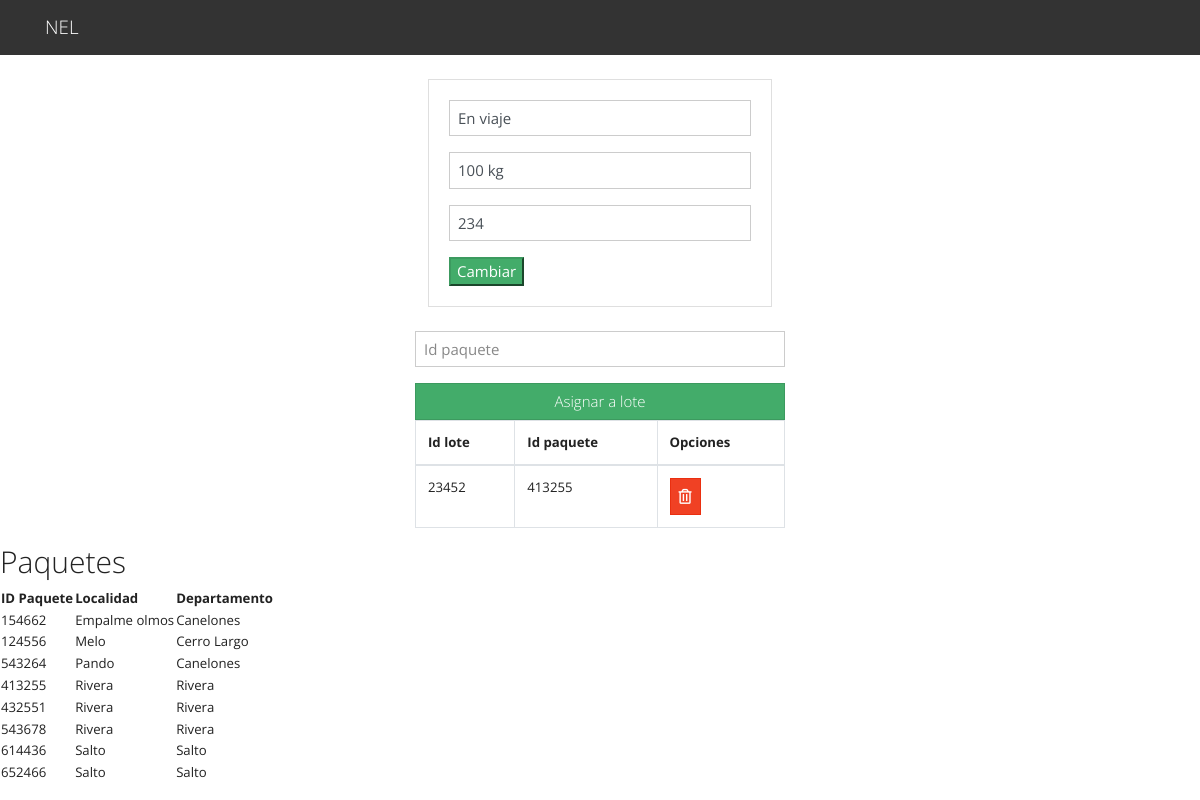
Screenshot of /view/home/edit_lotes.php?id_lote=23452 with the database file from the repository.
### tables this page shows
CREATE TABLE `lote` (
  `id_lote` int(10) NOT NULL,
  `estado` varchar(20) NOT NULL,
  `peso` varchar(20) NOT NULL,
  `almacen_destino` int(10) DEFAULT NULL
);

CREATE TABLE `pertenece` (
  `id_paquete` int(10) NOT NULL,
  `id_lote` int(10) NOT NULL
);

CREATE TABLE `direccion` (
  `id_paquete` int(10) NOT NULL,
  `calle` varchar(20) NOT NULL,
  `numero` int(10) NOT NULL,
  `localidad` varchar(20) NOT NULL
);

CREATE TABLE `localidad` (
  `localidad` varchar(20) NOT NULL,
  `departamento` varchar(20) NOT NULL
);

### view/home/edit_lotes.php (the view, shortened to what this page needs)
<?php
include("config\usersDB.php");
$estado= '';
$peso= '';
$almacen_destino= '';
if  (isset($_GET['id_lote'])) {
  $id_lote = $_GET['id_lote'];
  $query = "SELECT * FROM lote WHERE id_lote=$id_lote";
  $result = mysqli_query($conn, $query);
  if (mysqli_num_rows($result) == 1) {
    $row = mysqli_fetch_array($result);
    $id_lote = $row['id_lote'];
    $estado = $row['estado'];
    $peso = $row['peso'];
    $almacen_destino = $row['almacen_destino'];
  }
}
?>
<?php include('includes\header.php'); ?>
<div class="container p-4">
  <div class="row">
    <div class="col-md-4 mx-auto">
      <div class="card card-body">
      <form action="edit_lotes.php" method="POST">
        <div class="form-group">
          <input name="estado" type="text" class="form-control" value="<?php echo $estado; ?>" placeholder="cambiar estado">
        </div>
        <div class="form-group">
          <input name="peso" type="text" class="form-control" value="<?php echo $peso; ?>" placeholder="cambiar peso">
        </div>
        <div class="form-group">
          <input name="almacen_destino" type="text" class="form-control" value="<?php echo $almacen_destino; ?>" placeholder="cambiar el destino">
        </div>
        <button class="btn-success" name="update">
          Cambiar
</button>
      </form>
      </div>
    </div>
  </div>
</div>
<div class="col-md-4 mx-auto">
        <form action="save_asignar.php" method="POST">
          <div class="form-group">
            <input type="text" name="id_paquete" class="form-control" placeholder="Id paquete" autofocus>
          </div>
          <input type="submit" name="save_asignar" class="btn btn-success btn-block" value="Asignar a lote">
        </form>
      </div>
      <div class="col-md-4 mx-auto">
      <table class="table table-bordered">
        <thead>
          <tr>
            <th>Id lote</th>
            <th>Id paquete</th>
            <th>Opciones</th>
          </tr>
        </thead>
        <tbody>
          <?php
          $queryp = "SELECT id_paquete FROM pertenece WHERE id_lote = $id_lote";
          $result_tasks = mysqli_query($conn, $queryp);
          while ($row = mysqli_fetch_assoc($result_tasks)) {
            ?>
            <tr>
                <td><?php echo $id_lote; ?></td>
                <td><?php echo $row['id_paquete']; ?></td>
                <td>
                    <a href="delete_asignar.php?id_paquete=<?php echo $row['id_paquete']; ?>" class="btn btn-danger">
                        <i class="far fa-trash-alt"></i>
                    </a>
                </td>
            </tr>
          <?php } ?>
        </tbody>
      </table>
    </div>
<?php
$queryDireccion = "SELECT D.id_paquete, D.localidad, L.departamento
FROM Direccion AS D
INNER JOIN Localidad AS L ON D.localidad = L.localidad;";
$resultDireccion = mysqli_query($conn, $queryDireccion);
?>
<div>
  <h2>Paquetes</h2>
  <table>
    <thead>
      <tr>
        <th>ID Paquete</th>
        <th>Localidad</th>
        <th>Departamento</th>
      </tr>
    </thead>
    <tbody>
      <?php
      while ($row = mysqli_fetch_assoc($resultDireccion)) {
        ?>
        <tr>
          <td><?php echo $row['id_paquete']; ?></td>
          <td><?php echo $row['localidad']; ?></td>
          <td><?php echo $row['departamento']; ?></td>
        </tr>
        <?php
      }
      ?>
    </tbody>
  </table>
</div>
<?php include('includes\footer.php'); ?>

### rows the page displays
lote: estado "En viaje", peso "100 kg", almacen_destino "234"
pertenece: id_lote.id_lote "23452", id_paquete "413255"
direccion: id_paquete "154662", localidad "Empalme olmos", localidad.departamento "Canelones"
direccion: id_paquete "124556", localidad "Melo", localidad.departamento "Cerro Largo"
direccion: id_paquete "543264", localidad "Pando", localidad.departamento "Canelones"
direccion: id_paquete "413255", localidad "Rivera", localidad.departamento "Rivera"
direccion: id_paquete "432551", localidad "Rivera", localidad.departamento "Rivera"
direccion: id_paquete "543678", localidad "Rivera", localidad.departamento "Rivera"
direccion: id_paquete "614436", localidad "Salto", localidad.departamento "Salto"
direccion: id_paquete "652466", localidad "Salto", localidad.departamento "Salto"
